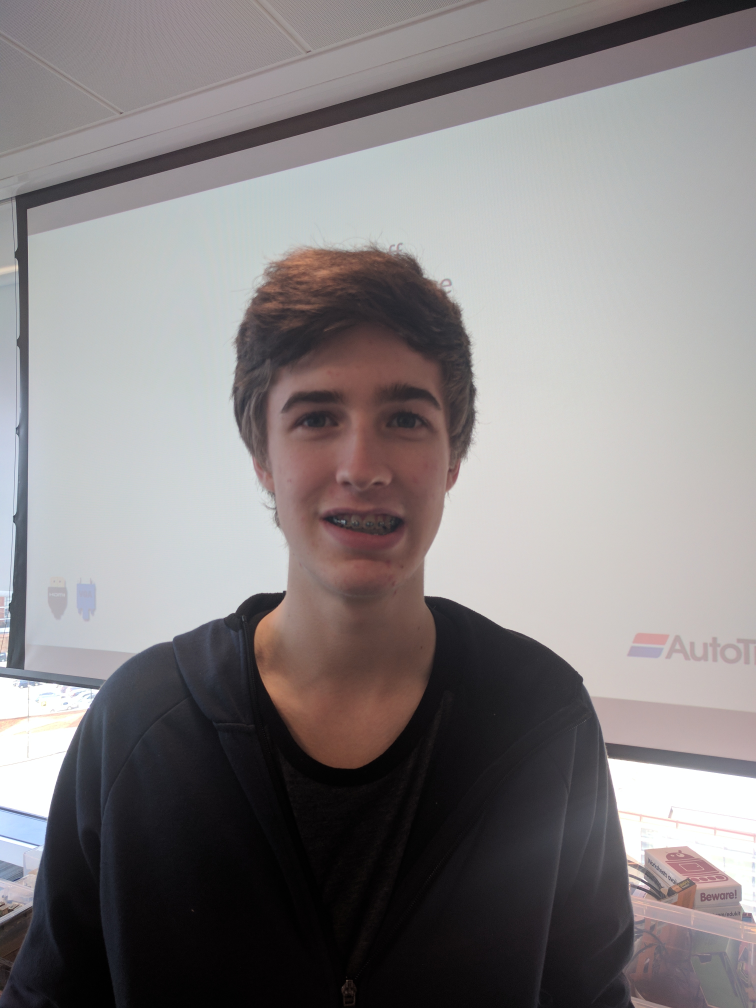
#> input picture photos/1/1.jpg, 3024 x 4032 px, given as the content of the folder yalefaces, which was not available (shown at 1/4 size)
$ python -i woo.py   (imports and definitions only)   (Python 2 division)
#> lines starting #> are read from the running program, lines starting #| are printed output that depends on the picture; pictures that were not available may be replaced by others from this repository, and a replacement may not be noted
import cv2, os
import numpy as np
from PIL import Image
cascadePath = "haarcascade_frontalface_default.xml"
faceCascade = cv2.CascadeClassifier(cascadePath)
# [1 line that did not run here, left out]
def get_images_and_labels(path):
#> called with path = 'yalefaces'
    image_paths = [os.path.join(path, f) for f in os.listdir(path) if not f.endswith('.sad')]
    images = []
    labels = []
    for image_path in image_paths:
        image_pil = Image.open(image_path).convert('L')
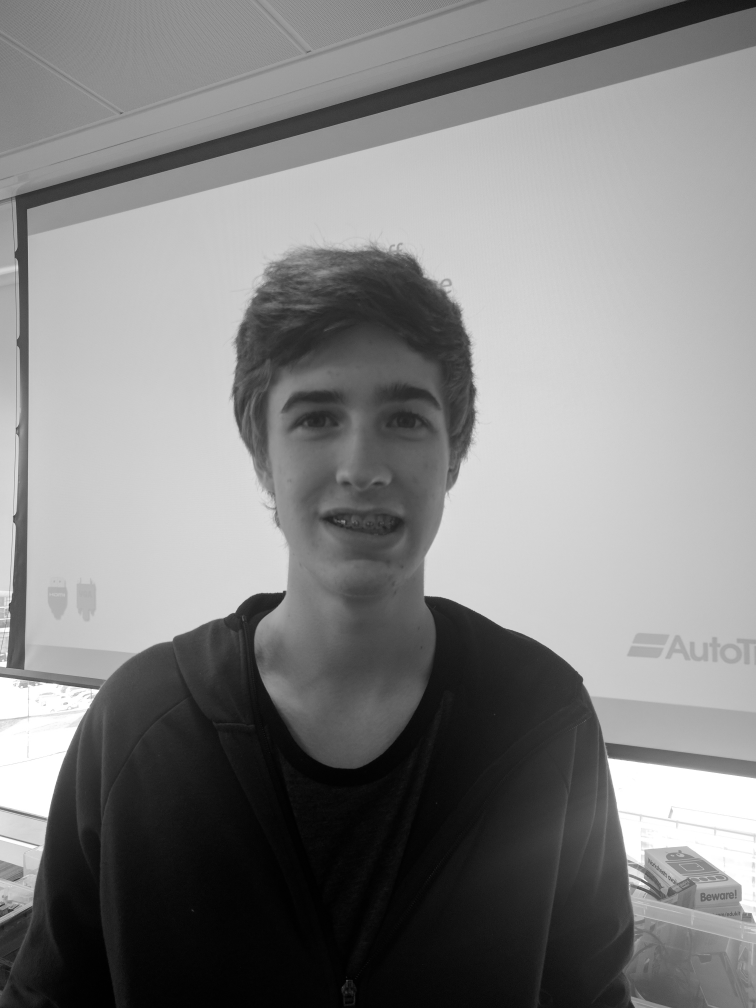
#> image_pil: PIL image 3024x4032 L (shown at 1/4 size); min 0, max 255, mean 129.6
        image = np.array(image_pil, 'uint8')
        nbr = int(os.path.split(image_path)[1].split(".")[0].replace("subject", ""))
        faces = faceCascade.detectMultiScale(image)
#> faces = [[2891, 2580, 57, 57], [948, 1303, 962, 962]]
        for (x, y, w, h) in faces:
            images.append(image[y: y + h, x: x + w])
            labels.append(nbr)
            cv2.imshow("Adding faces to traning set...", image[y: y + h, x: x + w])
            cv2.waitKey(50)
#> this loop made 2 passes
#> pass 1, in get_images_and_labels, `cv2.imshow("Adding faces to traning set...", image[y: y + h, x: x + w])`:
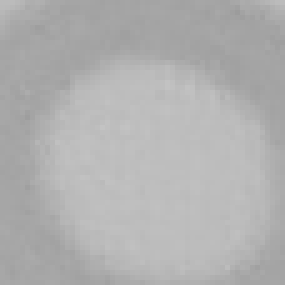
#> window 'Adding faces to traning set...': shape (57, 57) (shown 5 times larger); min 156, max 195, mean 176.8
#> pass 2, in get_images_and_labels, `cv2.imshow("Adding faces to traning set...", image[y: y + h, x: x + w])`:
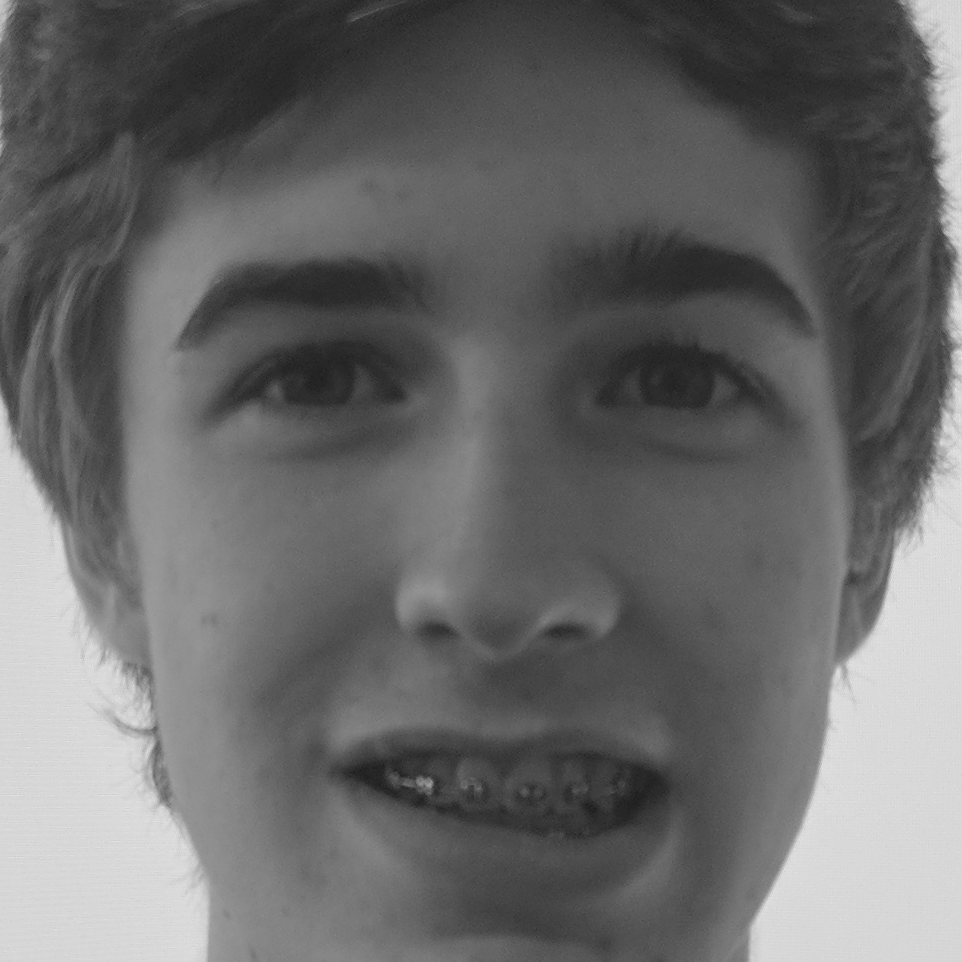
#> window 'Adding faces to traning set...': shape (962, 962); min 27, max 232, mean 106
#> after the loop, images = 2 items; labels = [1, 1]
    return images, labels
path = 'yalefaces'
images, labels = get_images_and_labels(path)
#> images = 2 items; labels = [1, 1]
# [2 lines not run here, left out]
image_paths = [os.path.join(path, f) for f in os.listdir(path) if f.endswith('.sad')]
# [13 lines not run here, left out]

>>> result = get_images_and_labels('photos/1/1.jpg')
#> the loop in get_images_and_labels (call 2), `for (x, y, w, h) in faces:` made 2 passes

$ run again, on photos/1/2.jpg
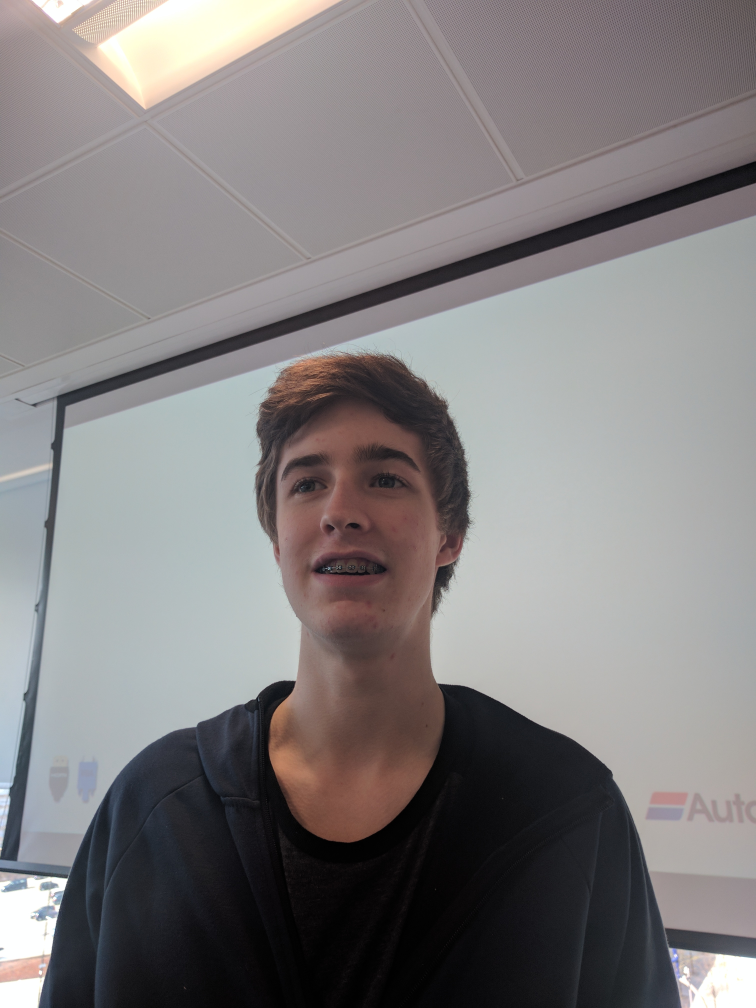
#> input picture photos/1/2.jpg, 3024 x 4032 px, given as the content of the folder yalefaces, which was not available (shown at 1/4 size)
#> in get_images_and_labels, `image_pil = Image.open(image_path).convert('L')`:
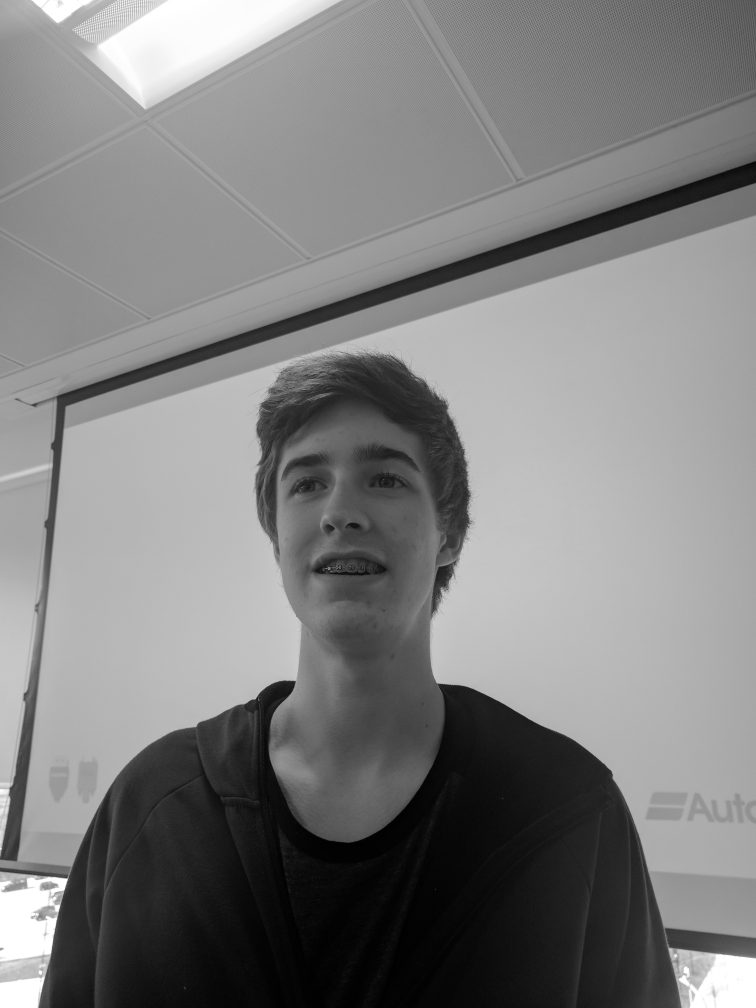
#> image_pil: PIL image 3024x4032 L (shown at 1/4 size); min 0, max 255, mean 127.3
#> faces = [[953, 1584, 863, 863]]
#> the loop in get_images_and_labels, `for (x, y, w, h) in faces:` made 1 pass
#> pass 1, in get_images_and_labels, `cv2.imshow("Adding faces to traning set...", image[y: y + h, x: x + w])`:
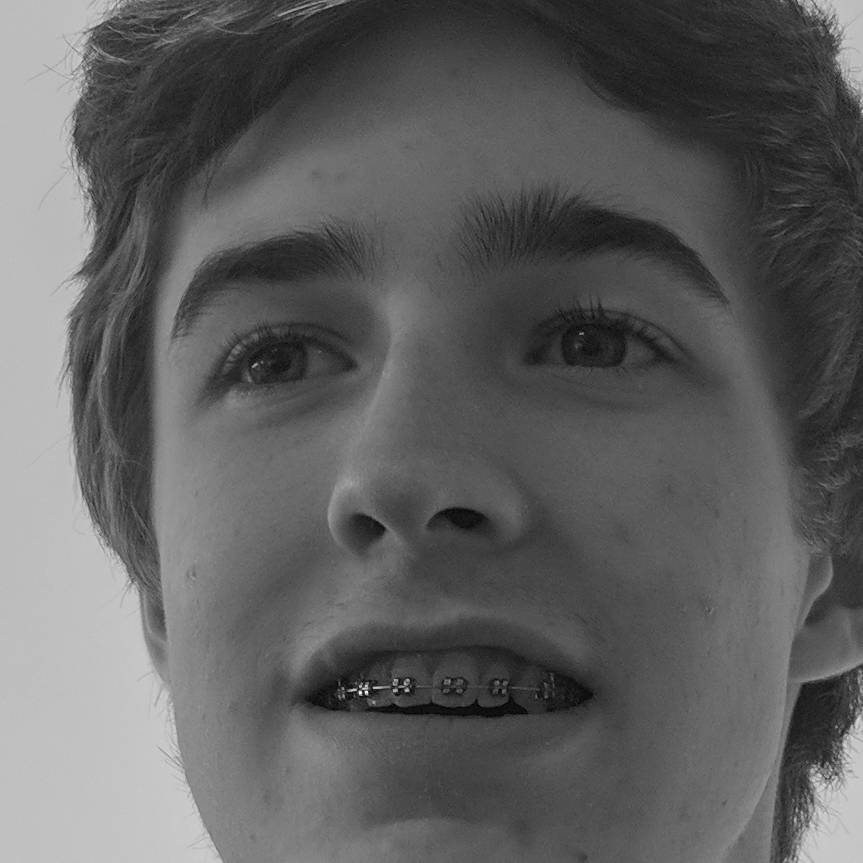
#> window 'Adding faces to traning set...': shape (863, 863); min 1, max 250, mean 96
#> after the loop in get_images_and_labels, `for (x, y, w, h) in faces:`: images = 1 item; labels = [2]
#> `images, labels = get_images_and_labels(path)`: images = 1 item; labels = [2]
#> the loop in get_images_and_labels (call 2), `for (x, y, w, h) in faces:` made 1 pass

$ run again, on photos/1/3.jpg
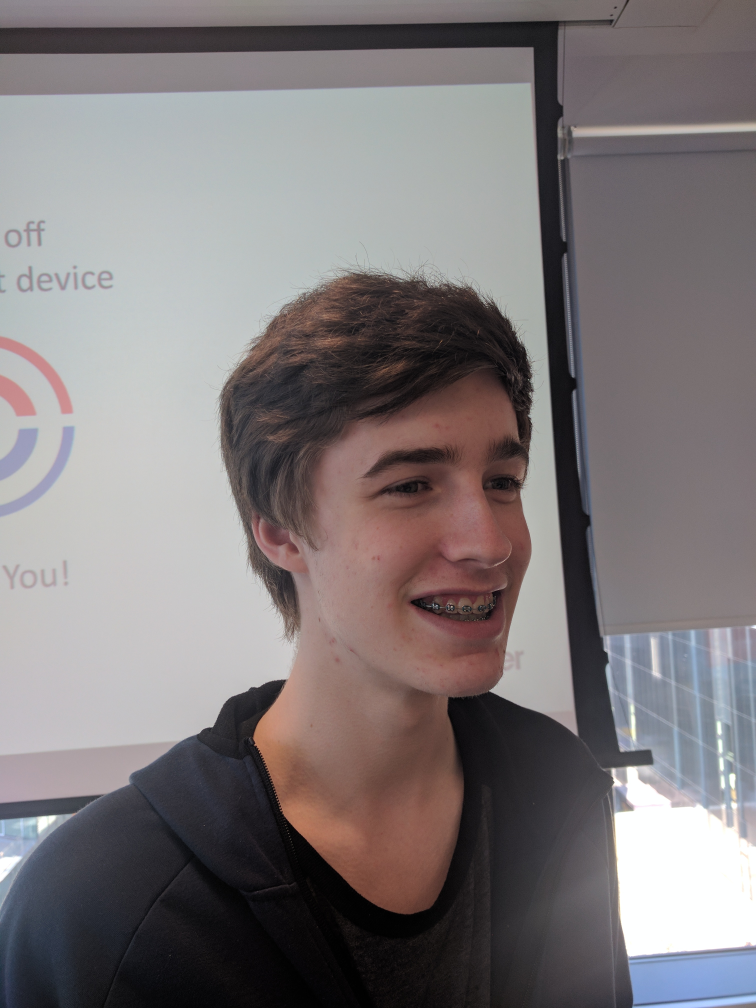
#> input picture photos/1/3.jpg, 3024 x 4032 px, given as the content of the folder yalefaces, which was not available (shown at 1/4 size)
#> in get_images_and_labels, `image_pil = Image.open(image_path).convert('L')`:
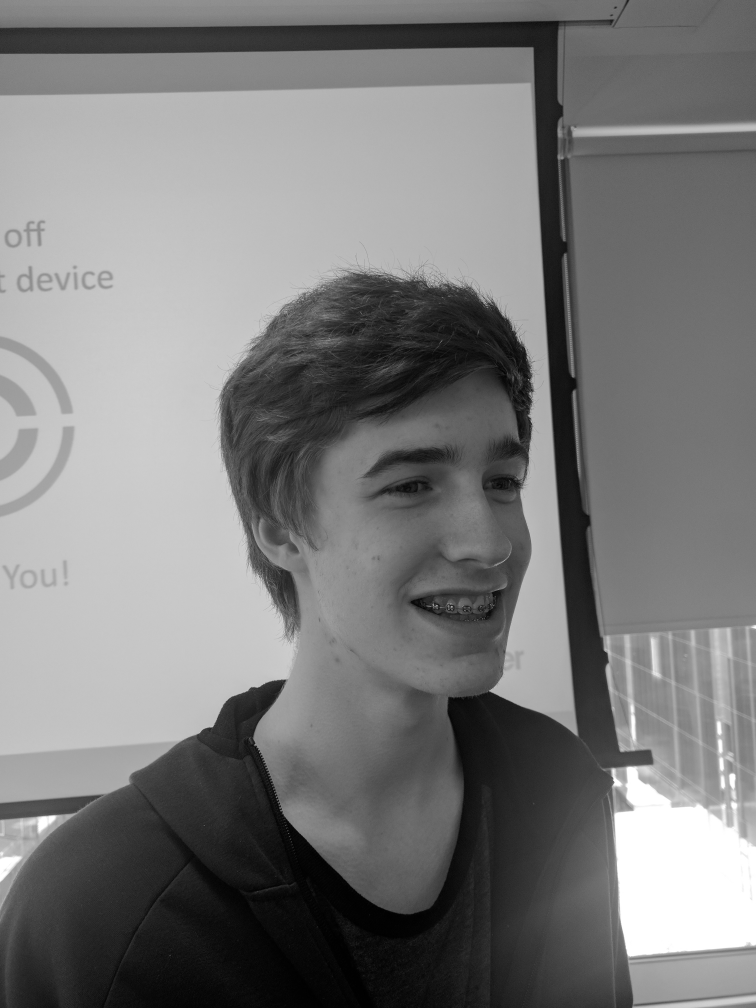
#> image_pil: PIL image 3024x4032 L (shown at 1/4 size); min 0, max 255, mean 122.1
#> faces = [[27, 926, 53, 53], [91, 2288, 53, 53], [1206, 1462, 1200, 1200]]
#> the loop in get_images_and_labels, `for (x, y, w, h) in faces:` made 3 passes
#> pass 2, in get_images_and_labels, `cv2.imshow("Adding faces to traning set...", image[y: y + h, x: x + w])`:
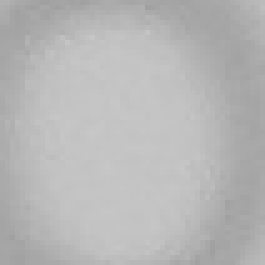
#> window 'Adding faces to traning set...': shape (53, 53) (shown 5 times larger); min 160, max 199, mean 183.2
#> after the loop in get_images_and_labels, `for (x, y, w, h) in faces:`: images = 3 items; labels = [3, 3, 3]
#> `images, labels = get_images_and_labels(path)`: images = 3 items; labels = [3, 3, 3]
#> the loop in get_images_and_labels (call 2), `for (x, y, w, h) in faces:` made 3 passes

$ run again, on photos/1/4.jpg
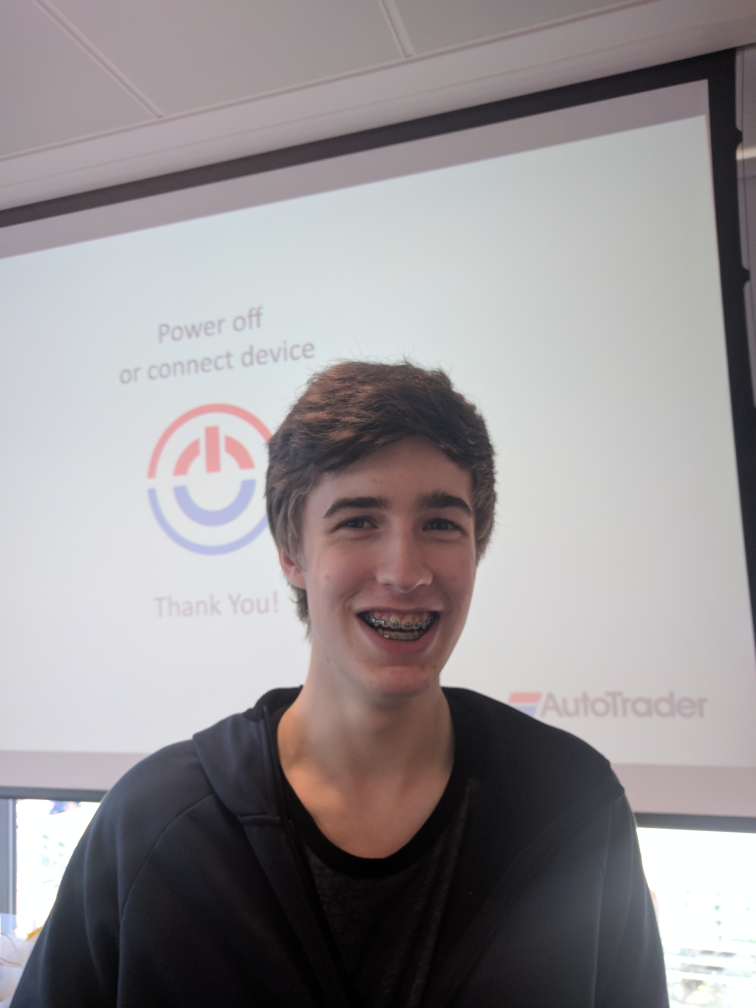
#> input picture photos/1/4.jpg, 3024 x 4032 px, given as the content of the folder yalefaces, which was not available (shown at 1/4 size)
#> in get_images_and_labels, `image_pil = Image.open(image_path).convert('L')`:
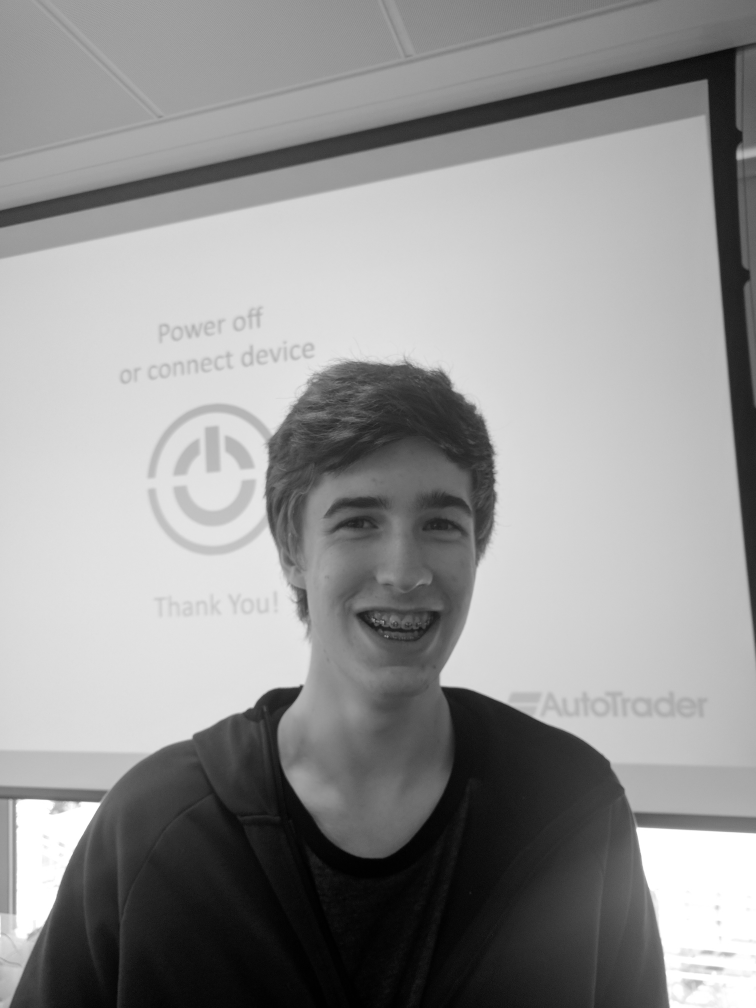
#> image_pil: PIL image 3024x4032 L (shown at 1/4 size); min 0, max 255, mean 147.6
#> faces = [[1105, 1740, 925, 925]]
#> the loop in get_images_and_labels, `for (x, y, w, h) in faces:` made 1 pass
#> pass 1, in get_images_and_labels, `cv2.imshow("Adding faces to traning set...", image[y: y + h, x: x + w])`:
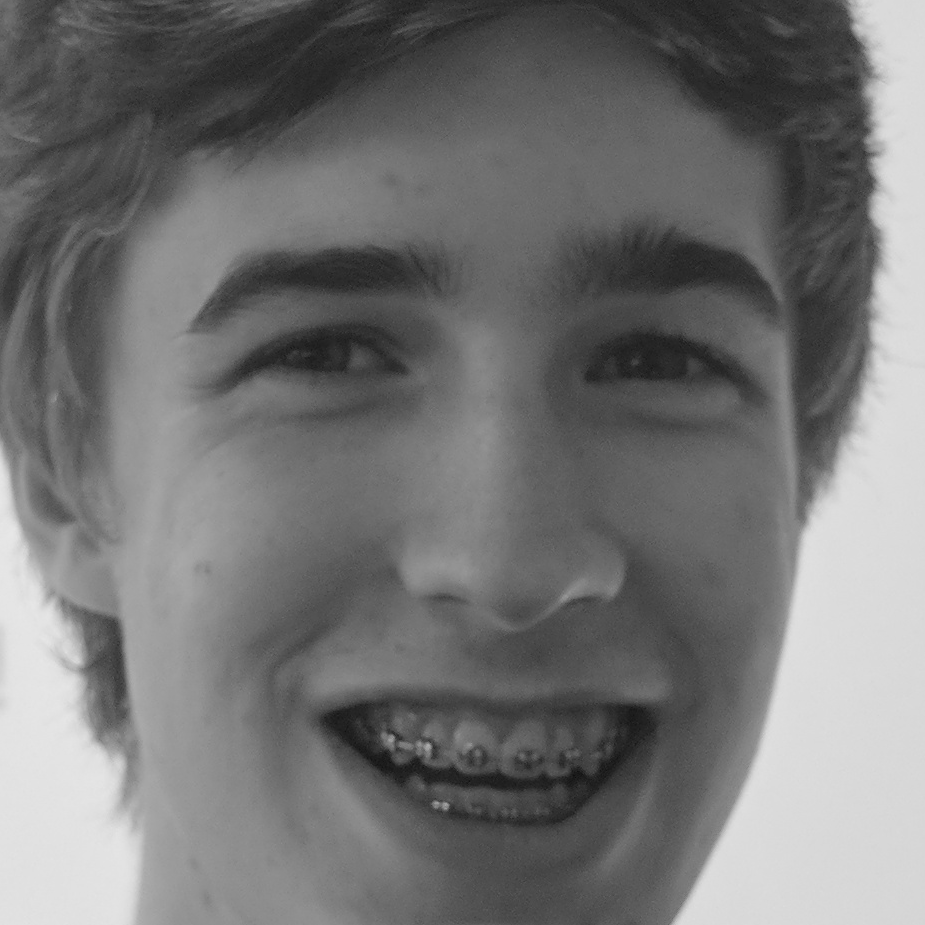
#> window 'Adding faces to traning set...': shape (925, 925); min 13, max 231, mean 116
#> after the loop in get_images_and_labels, `for (x, y, w, h) in faces:`: images = 1 item; labels = [4]
#> `images, labels = get_images_and_labels(path)`: images = 1 item; labels = [4]
#> the loop in get_images_and_labels (call 2), `for (x, y, w, h) in faces:` made 1 pass
